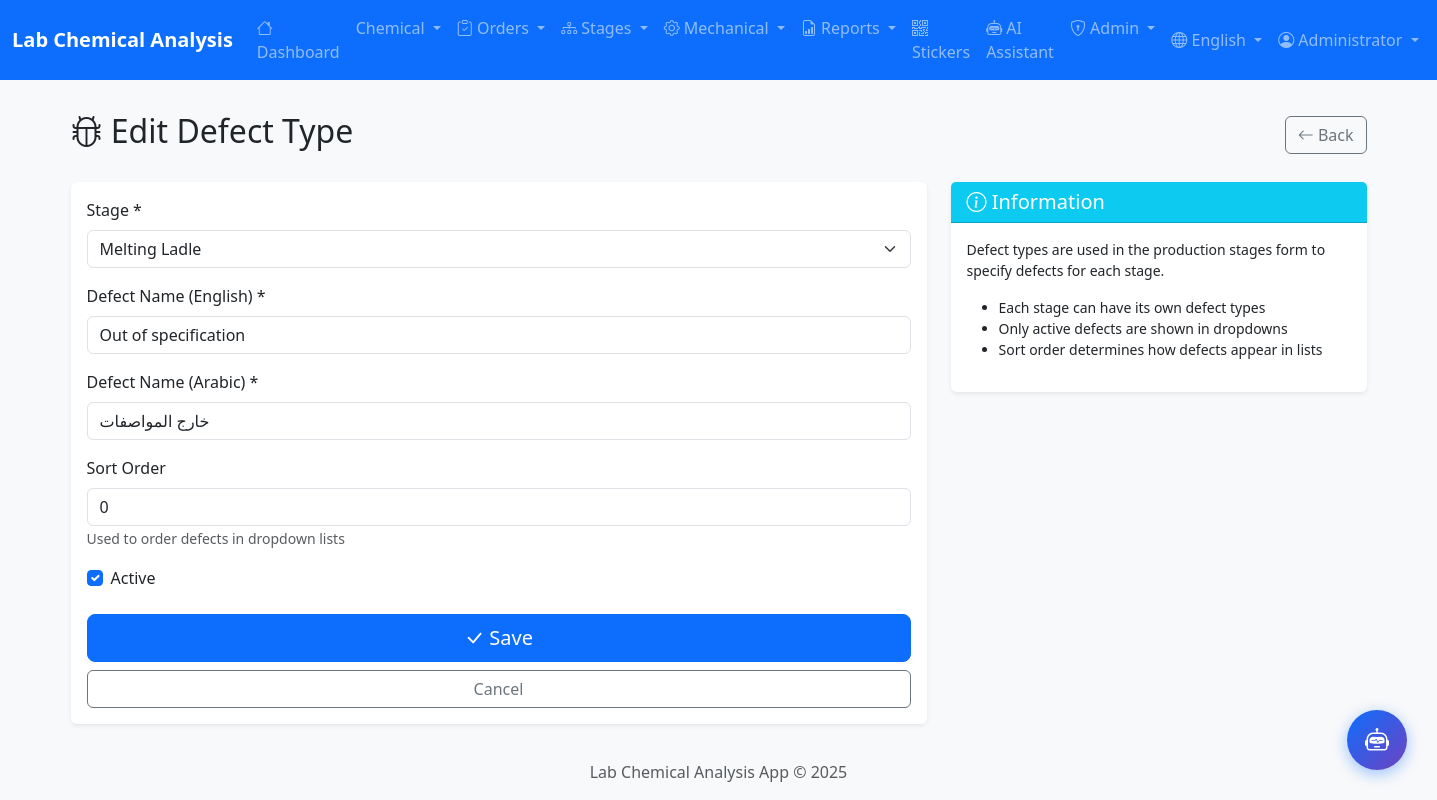
The page /admin/defect-types/1/edit (signed in) on the database its author committed.
### app/models/user.py (models this page shows, shortened)
class User(UserMixin, db.Model):
    __tablename__ = 'users'
    id = db.Column(db.Integer, primary_key=True)
    username = db.Column(db.String(50), unique=True, nullable=False, index=True)
    password_hash = db.Column(db.String(255), nullable=False)
    full_name = db.Column(db.String(100))
    full_name_ar = db.Column(db.String(100))  # Arabic name
    email = db.Column(db.String(120), unique=True)
    role = db.Column(db.String(20), nullable=False, default='viewer')
    department = db.Column(db.String(50))  # Lab, Production, QC
    is_active = db.Column(db.Boolean, default=True)
    last_login = db.Column(db.DateTime)
    created_at = db.Column(db.DateTime, default=datetime.utcnow)
    updated_at = db.Column(db.DateTime, default=datetime.utcnow, onupdate=datetime.utcnow)
    ROLE_ADMIN = 'admin'
    ROLE_SUPERVISOR = 'supervisor'
    ROLE_OPERATOR = 'operator'
    ROLE_VIEWER = 'viewer'
    ROLES = [ROLE_ADMIN, ROLE_SUPERVISOR, ROLE_OPERATOR, ROLE_VIEWER]
    DEPT_LAB = 'Lab'
    DEPT_PRODUCTION = 'Production'
    DEPT_QC = 'QC'
    DEPT_ADMIN = 'Admin'
    DEPARTMENTS = [DEPT_LAB, DEPT_PRODUCTION, DEPT_QC, DEPT_ADMIN]
    @property
    def is_admin(self):
        return self.role == self.ROLE_ADMIN

### app/models/stage_defect_type.py (models this page shows, shortened)
class StageDefectType(db.Model):
    __tablename__ = 'stage_defect_types'
    id = db.Column(db.Integer, primary_key=True)
    stage_name = db.Column(db.String(50), nullable=False, index=True)
    defect_name_en = db.Column(db.String(100), nullable=False)
    defect_name_ar = db.Column(db.String(100), nullable=False)
    is_active = db.Column(db.Boolean, default=True)
    sort_order = db.Column(db.Integer, default=0)
    created_at = db.Column(db.DateTime, default=datetime.utcnow)
    updated_at = db.Column(db.DateTime, default=datetime.utcnow, onupdate=datetime.utcnow)

### app/routes/admin.py (the view, shortened to what this page needs)
@admin_bp.route('/defect-types/<int:id>/edit', methods=['GET', 'POST'])
@login_required
@admin_required
def edit_defect_type(id):
    defect_type = StageDefectType.query.get_or_404(id)
    stages = Pipe.STAGES
    return render_template('admin/defect_type_form.html',
                          defect_type=defect_type,
                          stages=stages)

### app/__init__.py (called while the page is built)
def get_locale():
    locale = request.cookies.get('locale')
    if locale in ['ar', 'en']:
        return locale
    return request.accept_languages.best_match(['ar', 'en']) or 'en'

### app/routes/admin.py (called while the page is built)
def admin_required(f):
    @wraps(f)
    def decorated_function(*args, **kwargs):
        if not current_user.is_authenticated or not current_user.is_admin:
            flash('Access denied. Admin privileges required.', 'error')
            return redirect(url_for('main.index'))
        return f(*args, **kwargs)
    return decorated_function

### app/templates/admin/defect_type_form.html (shortened to what this page needs)
{% extends 'base.html' %}
{% block content %}
<div class="container">
    <div class="d-flex justify-content-between align-items-center mb-4">
        <h2>
            <i class="bi bi-bug"></i>
            {% if defect_type %}
                {{ 'تعديل نوع العيب' if current_locale == 'ar' else 'Edit Defect Type' }}
            {% else %}
                {{ 'إضافة نوع عيب جديد' if current_locale == 'ar' else 'Add New Defect Type' }}
            {% endif %}
        </h2>
        <a href="{{ url_for('admin.defect_types') }}" class="btn btn-outline-secondary">
            <i class="bi bi-arrow-left"></i>
            {{ 'رجوع' if current_locale == 'ar' else 'Back' }}
        </a>
    </div>
    <div class="row">
        <div class="col-lg-8">
            <div class="card border-0 shadow-sm">
                <div class="card-body">
                    <form method="POST">
                        <div class="mb-3">
                            <label class="form-label">{{ 'المرحلة' if current_locale == 'ar' else 'Stage' }} *</label>
                            <select name="stage_name" class="form-select" required>
                                {% for stage in stages %}
                                <option value="{{ stage }}" {{ 'selected' if defect_type and defect_type.stage_name == stage }}>
                                    {{ stage }}
                                </option>
                                {% endfor %}
                            </select>
                        </div>
                        <div class="mb-3">
                            <label class="form-label">{{ 'اسم العيب (إنجليزي)' if current_locale == 'ar' else 'Defect Name (English)' }} *</label>
                            <input type="text" name="defect_name_en" class="form-control" required
                                   value="{{ defect_type.defect_name_en if defect_type else '' }}"
                                   placeholder="e.g., Out of specification">
                        </div>
                        <div class="mb-3">
                            <label class="form-label">{{ 'اسم العيب (عربي)' if current_locale == 'ar' else 'Defect Name (Arabic)' }} *</label>
                            <input type="text" name="defect_name_ar" class="form-control" required
                                   value="{{ defect_type.defect_name_ar if defect_type else '' }}"
                                   placeholder="مثلاً: خارج المواصفات">
                        </div>
                        <div class="mb-3">
                            <label class="form-label">{{ 'الترتيب' if current_locale == 'ar' else 'Sort Order' }}</label>
                            <input type="number" name="sort_order" class="form-control" min="0"
                                   value="{{ defect_type.sort_order if defect_type else '0' }}">
                            <small class="text-muted">{{ 'يستخدم لترتيب العيوب في القائمة المنسدلة' if current_locale == 'ar' else 'Used to order defects in dropdown lists' }}</small>
                        </div>
                        <div class="form-check mb-4">
                            <input type="checkbox" name="is_active" class="form-check-input" id="is_active"
                                   {{ 'checked' if not defect_type or defect_type.is_active }}>
                            <label class="form-check-label" for="is_active">
                                {{ 'نشط' if current_locale == 'ar' else 'Active' }}
                            </label>
                        </div>
                        <div class="d-grid gap-2">
                            <button type="submit" class="btn btn-primary btn-lg">
                                <i class="bi bi-check-lg"></i>
                                {{ 'حفظ' if current_locale == 'ar' else 'Save' }}
                            </button>
                            <a href="{{ url_for('admin.defect_types') }}" class="btn btn-outline-secondary">
                                {{ 'إلغاء' if current_locale == 'ar' else 'Cancel' }}
                            </a>
                        </div>
                    </form>
                </div>
            </div>
        </div>
        <div class="col-lg-4">
            <div class="card border-0 shadow-sm">
                <div class="card-header bg-info text-white">
                    <h5 class="mb-0">
                        <i class="bi bi-info-circle"></i>
                        {{ 'معلومات' if current_locale == 'ar' else 'Information' }}
                    </h5>
                </div>
                <div class="card-body">
                    <p class="small">
                        {{ 'أنواع العيوب تُستخدم في نموذج مراحل الإنتاج لتحديد العيوب المحددة لكل مرحلة.' if current_locale == 'ar' else 'Defect types are used in the production stages form to specify defects for each stage.' }}
                    </p>
                    <ul class="small">
                        <li>{{ 'كل مرحلة يمكن أن يكون لها أنواع عيوب خاصة بها' if current_locale == 'ar' else 'Each stage can have its own defect types' }}</li>
                        <li>{{ 'يتم عرض العيوب النشطة فقط في القوائم المنسدلة' if current_locale == 'ar' else 'Only active defects are shown in dropdowns' }}</li>
                        <li>{{ 'يحدد الترتيب كيفية ظهور العيوب في القائمة' if current_locale == 'ar' else 'Sort order determines how defects appear in lists' }}</li>
                    </ul>
                </div>
            </div>
        </div>
    </div>
</div>
{% endblock %}

### app/templates/base.html (shortened to what this page needs)
<!DOCTYPE html>
<html lang="{{ current_locale }}" dir="{{ 'rtl' if current_locale == 'ar' else 'ltr' }}">
<head>
    {% if current_locale == 'ar' %}
    <link href="https://cdn.jsdelivr.net/npm/bootstrap@5.3.2/dist/css/bootstrap.rtl.min.css" rel="stylesheet">
    {% else %}
    <link href="https://cdn.jsdelivr.net/npm/bootstrap@5.3.2/dist/css/bootstrap.min.css" rel="stylesheet">
    {% endif %}
    <link rel="stylesheet" href="https://cdn.jsdelivr.net/npm/bootstrap-icons@1.11.2/font/bootstrap-icons.min.css">
    <link rel="stylesheet" href="{{ url_for('static', filename='css/style.css') }}">
</head>
<body>
    <nav class="navbar navbar-expand-lg navbar-dark bg-primary sticky-top">
        <div class="container-fluid">
            <a class="navbar-brand" href="{{ url_for('main.index') }}">
                {% if current_locale == 'ar' %}
                مختبر التحليل الكيميائي
                {% else %}
                Lab Chemical Analysis
                {% endif %}
            </a>
            <div class="collapse navbar-collapse" id="navbarNav">
                {% if current_user.is_authenticated %}
                <ul class="navbar-nav me-auto">
                    <li class="nav-item">
                        <a class="nav-link" href="{{ url_for('main.index') }}">
                            <i class="bi bi-house"></i>
                            {{ 'الرئيسية' if current_locale == 'ar' else 'Dashboard' }}
                        </a>
                    </li>
                    <li class="nav-item dropdown">
                        <a class="nav-link dropdown-toggle" href="#" data-bs-toggle="dropdown">
                            {{ 'التحليل الكيميائي' if current_locale == 'ar' else 'Chemical' }}
                        </a>
                    </li>
                    <li class="nav-item dropdown">
                        <a class="nav-link dropdown-toggle" href="#" data-bs-toggle="dropdown">
                            <i class="bi bi-clipboard-check"></i>
                            {{ 'أوامر الإنتاج' if current_locale == 'ar' else 'Orders' }}
                        </a>
                    </li>
                    <li class="nav-item dropdown">
                        <a class="nav-link dropdown-toggle" href="#" data-bs-toggle="dropdown">
                            <i class="bi bi-diagram-3"></i>
                            {{ 'مراحل الإنتاج' if current_locale == 'ar' else 'Stages' }}
                        </a>
                    </li>
                    <li class="nav-item dropdown">
                        <a class="nav-link dropdown-toggle" href="#" data-bs-toggle="dropdown">
                            <i class="bi bi-gear"></i>
                            {{ 'الاختبارات الميكانيكية' if current_locale == 'ar' else 'Mechanical' }}
                        </a>
                    </li>
                    <li class="nav-item dropdown">
                        <a class="nav-link dropdown-toggle" href="#" data-bs-toggle="dropdown">
                            <i class="bi bi-file-earmark-bar-graph"></i>
                            {{ 'التقارير' if current_locale == 'ar' else 'Reports' }}
                        </a>
                    </li>
                    <li class="nav-item">
                        <a class="nav-link" href="{{ url_for('stickers.index') }}">
                            <i class="bi bi-qr-code"></i>
                            {{ 'الملصقات' if current_locale == 'ar' else 'Stickers' }}
                        </a>
                    </li>
                    <li class="nav-item">
                        <a class="nav-link" href="{{ url_for('chatbot.index') }}">
                            <i class="bi bi-robot"></i>
                            {{ 'المساعد الذكي' if current_locale == 'ar' else 'AI Assistant' }}
                        </a>
                    </li>
                    {% if current_user.is_admin %}
                    <li class="nav-item dropdown">
                        <a class="nav-link dropdown-toggle" href="#" data-bs-toggle="dropdown">
                            <i class="bi bi-shield-lock"></i>
                            {{ 'الإدارة' if current_locale == 'ar' else 'Admin' }}
                        </a>
                    </li>
                    {% endif %}
                </ul>
                <ul class="navbar-nav">
                    <li class="nav-item dropdown">
                        <a class="nav-link dropdown-toggle" href="#" data-bs-toggle="dropdown">
                            <i class="bi bi-globe"></i>
                            {{ 'العربية' if current_locale == 'ar' else 'English' }}
                        </a>
                    </li>
                    <li class="nav-item dropdown">
                        <a class="nav-link dropdown-toggle" href="#" data-bs-toggle="dropdown">
                            <i class="bi bi-person-circle"></i>
                            {{ current_user.full_name or current_user.username }}
                        </a>
                    </li>
                </ul>
                {% endif %}
            </div>
        </div>
    </nav>
    <main class="container-fluid py-3">
        {% block content %}{% endblock %}
    </main>
    <footer class="footer mt-auto py-3 bg-light">
        <div class="container text-center">
            <span class="text-muted">
                {{ 'مختبر التحليل الكيميائي' if current_locale == 'ar' else 'Lab Chemical Analysis App' }}
                &copy; 2025
            </span>
        </div>
    </footer>
    {% if current_user.is_authenticated %}
    <a href="{{ url_for('chatbot.index') }}" class="floating-chat-btn" title="{{ 'المساعد الذكي' if current_locale == 'ar' else 'AI Assistant' }}">
        <i class="bi bi-robot"></i>
    </a>
    {% endif %}
</body>
</html>

### app/static/css/style.css (style rules this page uses)
body { background-color: #f8f9fa; min-height: 100vh; display: flex; flex-direction: column; }
main { flex: 1; }
.card { transition: box-shadow 0.2s ease-in-out; }
.navbar-brand { font-weight: 600; }
footer { margin-top: auto; }

### rows shown on the page
User: full_name "Administrator"
StageDefectType: defect_name_en "Out of specification", defect_name_ar "خارج المواصفات", sort_order "0"

### other values the page prints
{{ 'الرئيسية' if current_locale == 'ar' else 'Dashboard' }} "Dashboard"
{{ 'التحليل الكيميائي' if current_locale == 'ar' else 'Chemical' }} "Chemical"
{{ 'أوامر الإنتاج' if current_locale == 'ar' else 'Orders' }} "Orders"
{{ 'مراحل الإنتاج' if current_locale == 'ar' else 'Stages' }} "Stages"
{{ 'الاختبارات الميكانيكية' if current_locale == 'ar' else 'Mechanical' }} "Mechanical"
{{ 'التقارير' if current_locale == 'ar' else 'Reports' }} "Reports"
{{ 'الملصقات' if current_locale == 'ar' else 'Stickers' }} "Stickers"
{{ 'المساعد الذكي' if current_locale == 'ar' else 'AI Assistant' }} "AI Assistant"
{{ 'الإدارة' if current_locale == 'ar' else 'Admin' }} "Admin"
{{ 'العربية' if current_locale == 'ar' else 'English' }} "English"
{{ 'تعديل نوع العيب' if current_locale == 'ar' else 'Edit Defect Type' }} "Edit Defect Type"
{{ 'رجوع' if current_locale == 'ar' else 'Back' }} "Back"
{{ 'المرحلة' if current_locale == 'ar' else 'Stage' }} "Stage"
{{ 'الترتيب' if current_locale == 'ar' else 'Sort Order' }} "Sort Order"
{{ 'نشط' if current_locale == 'ar' else 'Active' }} "Active"
